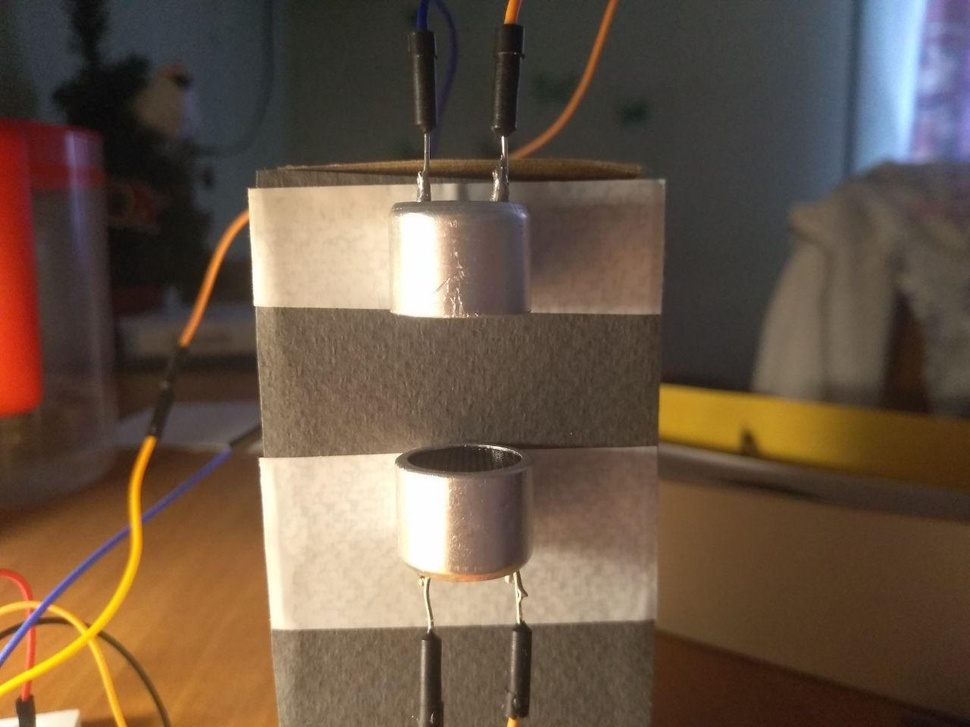
//> input picture phase-monitoring/phase-monitoring/phase-monitoring/background.jpg, 970 x 727 px, shrunk from 1280 x 960 before the run
$ ./phase-monitoring   (built with g++ and OpenCV 4)
//> lines starting //> are read from the running program, lines starting //| are printed output that depends on the picture; after the words box and inside, x2 and y2 are one past the last pixel; in counts of white or black regions, pixels touching at a corner belong together
#include <iostream>
#include <sstream>
#include <opencv2/imgcodecs.hpp>
#include <opencv2/imgproc.hpp>
#include <opencv2/videoio.hpp>
#include <opencv2/highgui.hpp>
#include <opencv2/video.hpp>
#include <opencv2/calib3d.hpp>
#include "phase-monitoring.h"

using namespace std;
using namespace cv;

int main()
{
    Mat background = imread("./background.jpg", IMREAD_COLOR);
//> background is the input picture: 727 rows x 970 cols, CV_8UC3; mean B, G, R 68.7, 85.2, 103.9
    Mat frame = imread("./frame.jpg", IMREAD_COLOR);
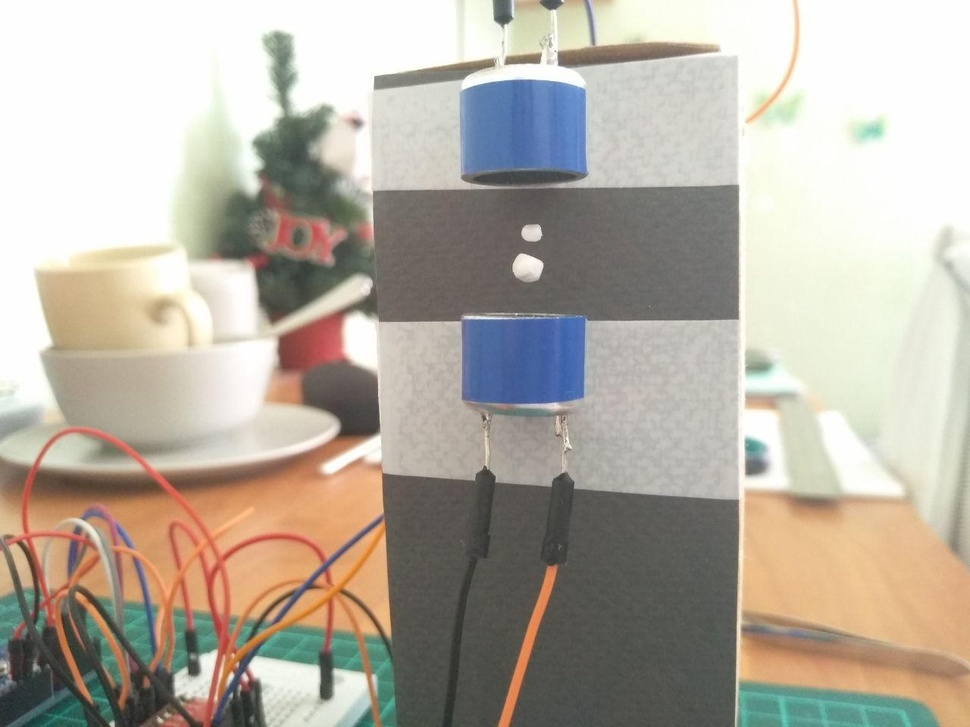
//> input picture phase-monitoring/phase-monitoring/phase-monitoring/frame.jpg, 970 x 727 px, shrunk from 1280 x 960 before the run
//> frame is the input picture: 727 rows x 970 cols, CV_8UC3; mean B, G, R 162.7, 174.3, 181.4
    Mat backgroundGray = imread("./background.jpg", IMREAD_GRAYSCALE);
//> backgroundGray: 727 rows x 970 cols, CV_8UC1; min 8, max 255, mean 88.9
    Mat frameGray = imread("./frame.jpg", IMREAD_GRAYSCALE);
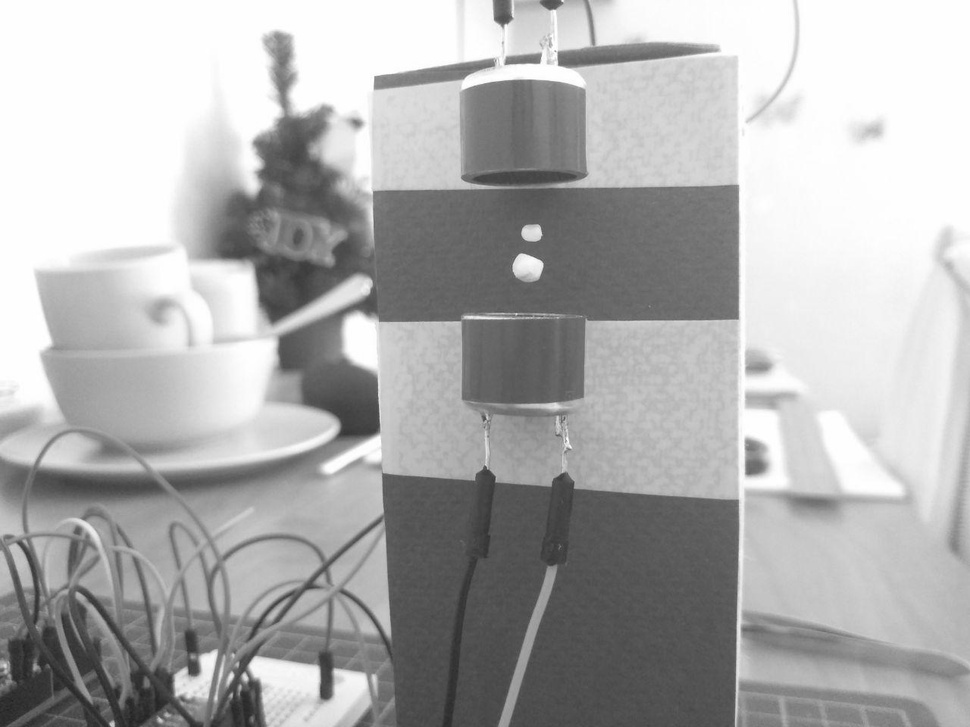
//> frameGray: 727 rows x 970 cols, CV_8UC1; min 33, max 255, mean 175.1
    Mat objectsMask, imgDiff, stabilized, labelMask, stabilizedGray, backgroundHSV;
    vector<Point2f> backPts, framePts;
    vector<uchar> status;
    vector<float> err;

    if (!background.data) {
        cout << "Couldn't open or find background image." << endl;
        return -1;
    }
    if (!frame.data) {
        cout << "Couldn't open or find frame image." << endl;
        return -1;
    }

    // Stabilize image
    goodFeaturesToTrack(backgroundGray, backPts, 200, 0.3, 7);
//> backPts = 10 Points (x, y): [502, 136], [518, 623], [515, 572], [508, 576], [259, 458], [425, 134], [419, 200], [248, 188], [496, 179], [467, 316]
    calcOpticalFlowPyrLK(backgroundGray, frameGray, backPts, framePts, status, err);
//> framePts = 10 Points (x, y): [558.8, -102.1], [321.7, 642.2], [417.2, 772.1], [412.4, 770.1], [-56.31, -112.5], [474.4, -93.33], [479.2, -92.17], [-97.52, -10.66], [550.6, -99.73], [476.1, 187.5]; status = [0, 1, 0, 0, 0, 0, 0, 0, 0, 1]; err = [0, 50.7, 0, 0, 0, 0, 0, 0, 0, 24.33]
    Mat transformationMatrix = estimateAffinePartial2D(backPts, framePts);
//> transformationMatrix = [[0.618, -1.32, 388.8], [1.32, 0.618, -737.7]]
    warpAffine(frameGray, stabilizedGray, transformationMatrix, backgroundGray.size(),
               INTER_NEAREST | WARP_INVERSE_MAP);
    warpAffine(frame, stabilized, transformationMatrix, background.size(),
        INTER_NEAREST | WARP_INVERSE_MAP);

    // Crop images
    int widthShift = round(backgroundGray.size().width * 0.1);
//> widthShift = 97
    int heightShift = round(backgroundGray.size().height * 0.1);
//> heightShift = 73
    Rect2f roi = Rect2f(widthShift, heightShift,
                        backgroundGray.size().width - widthShift*2,
                        backgroundGray.size().height - heightShift*2);
//> roi = Rect(97, 73, 776, 581)
    background = background(roi);
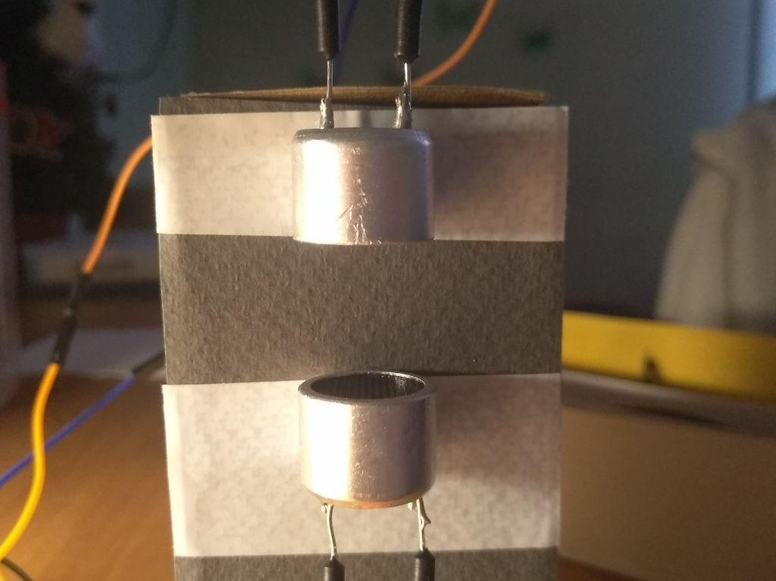
//> background: 581 rows x 776 cols, CV_8UC3; mean B, G, R 74.8, 93.4, 111.1
    backgroundGray = backgroundGray(roi);
//> backgroundGray: 581 rows x 776 cols, CV_8UC1
    stabilized = stabilized(roi);
//> stabilized: 581 rows x 776 cols, CV_8UC3
    stabilizedGray = stabilizedGray(roi);
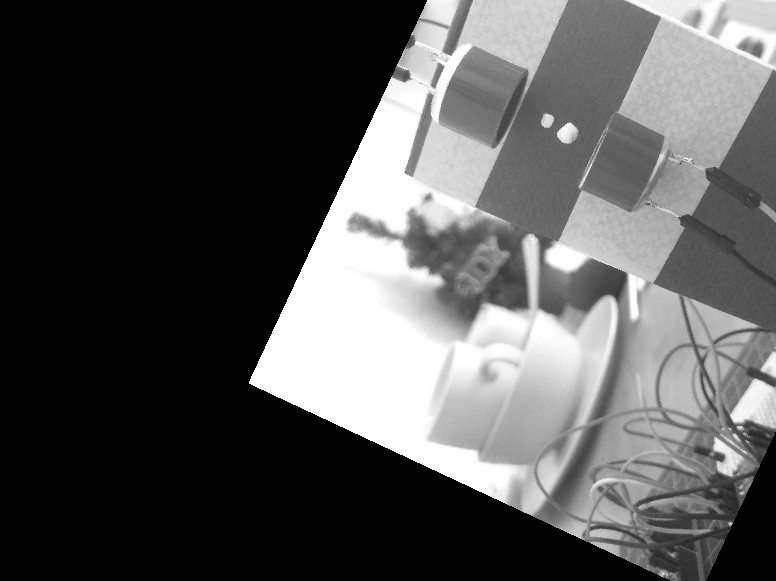
//> stabilizedGray: 581 rows x 776 cols, CV_8UC1; min 0, max 255, mean 84

    // Detect labels of emmiters
    cvtColor(background, backgroundHSV, COLOR_RGB2HSV);
//> backgroundHSV: 581 rows x 776 cols, CV_8UC3; mean H, S, V 97.3, 84, 112.1
    inRange(backgroundHSV, Scalar(30, 150, 150), Scalar(60, 255, 255), labelMask);
//> labelMask: 581 rows x 776 cols, CV_8UC1; every value is 0

    // Make a mask containing objects as white areas
    absdiff(backgroundGray, stabilizedGray, imgDiff);
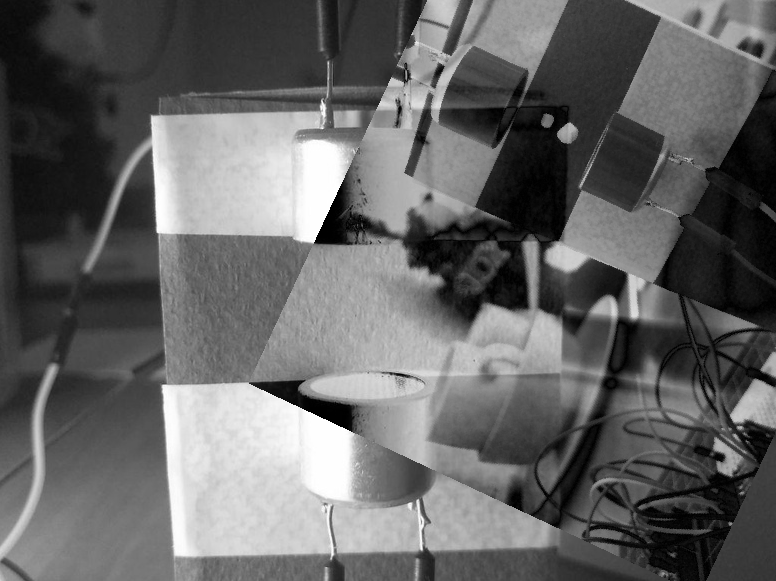
//> imgDiff: 581 rows x 776 cols, CV_8UC1; min 0, max 255, mean 100.9
    threshold(imgDiff, objectsMask, 100, 255, THRESH_BINARY);
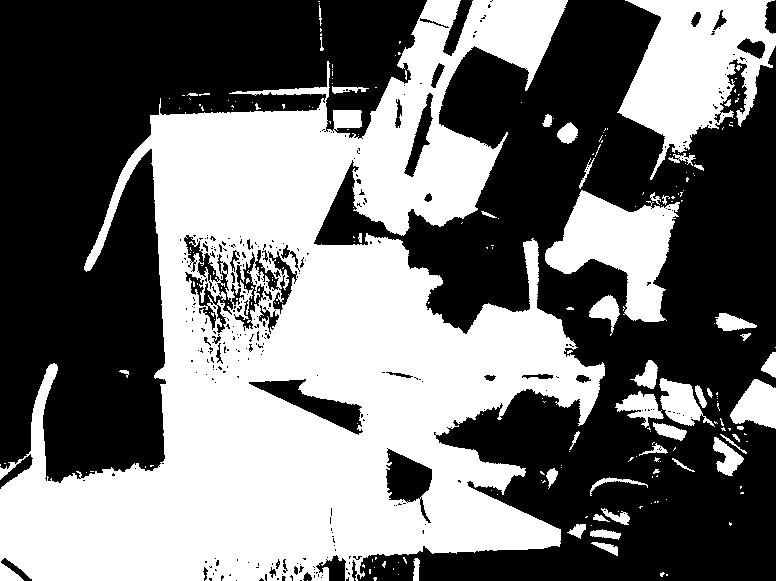
//> objectsMask: 581 rows x 776 cols, CV_8UC1; 45.5% white; 225 white regions (179 under 20 px), largest, box (x1, y1, x2, y2) and area: (0, 0, 605, 581) 171290, (617, 0, 776, 180) 14849, (545, 190, 680, 322) 8893
    erode(objectsMask, objectsMask, Mat());
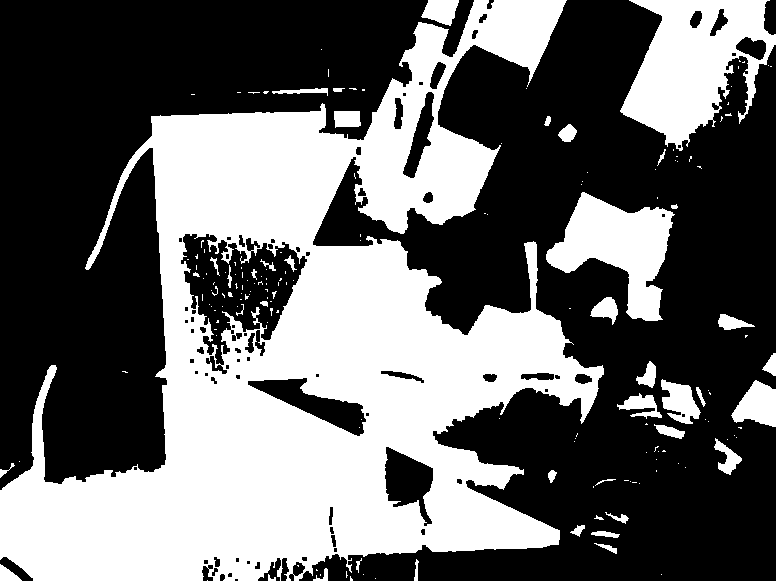
//> objectsMask: 581 rows x 776 cols, CV_8UC1; 41.1% white; 171 white regions (128 under 20 px), largest, box (x1, y1, x2, y2) and area: (0, 0, 604, 581) 155398, (620, 0, 776, 151) 13207, (546, 192, 675, 321) 8100

    // [8 lines of commented-out code are left out]

    namedWindow("objectsMask", WINDOW_NORMAL);
    imshow("objectsMask", objectsMask);

    namedWindow("labelMask", WINDOW_NORMAL);
    imshow("labelMask", labelMask);

    waitKey(0);
    return 0;
}
